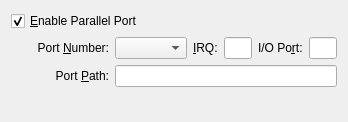
<ui version="4.0" >
 <comment>
 VBox frontends: Qt4 GUI ("VirtualBox"):

 Copyright (C) 2008 Sun Microsystems, Inc.

 This file is part of VirtualBox Open Source Edition (OSE), as
 available from http://www.virtualbox.org. This file is free software;
 you can redistribute it and/or modify it under the terms of the GNU
 General Public License (GPL) as published by the Free Software
 Foundation, in version 2 as it comes in the "COPYING" file of the
 VirtualBox OSE distribution. VirtualBox OSE is distributed in the
 hope that it will be useful, but WITHOUT ANY WARRANTY of any kind.

 Please contact Sun Microsystems, Inc., 4150 Network Circle, Santa
 Clara, CA 95054 USA or visit http://www.sun.com if you need
 additional information or have any questions.
 </comment>
 <class>VBoxVMSettingsParallel</class>
 <widget class="QWidget" name="VBoxVMSettingsParallel" >
  <property name="geometry" >
   <rect>
    <x>0</x>
    <y>0</y>
    <width>348</width>
    <height>122</height>
   </rect>
  </property>
  <layout class="QGridLayout" >
   <item row="0" column="0" colspan="2" >
    <widget class="QCheckBox" name="mGbParallel" >
     <property name="whatsThis" >
      <string>When checked, enables the given parallel port of the virtual machine.</string>
     </property>
     <property name="text" >
      <string>&amp;Enable Parallel Port</string>
     </property>
     <property name="checked" >
      <bool>true</bool>
     </property>
    </widget>
   </item>
   <item row="1" column="0" >
    <spacer>
     <property name="orientation" >
      <enum>Qt::Horizontal</enum>
     </property>
     <property name="sizeType" >
      <enum>QSizePolicy::Fixed</enum>
     </property>
     <property name="sizeHint" >
      <size>
       <width>20</width>
       <height>20</height>
      </size>
     </property>
    </spacer>
   </item>
   <item row="1" column="1" >
    <widget class="QWidget" native="1" name="mParallelChild" >
     <layout class="QGridLayout" >
      <property name="leftMargin" >
       <number>0</number>
      </property>
      <property name="topMargin" >
       <number>0</number>
      </property>
      <property name="rightMargin" >
       <number>0</number>
      </property>
      <property name="bottomMargin" >
       <number>0</number>
      </property>
      <item row="0" column="0" >
       <widget class="QLabel" name="mLbNumber" >
        <property name="text" >
         <string>Port &amp;Number:</string>
        </property>
        <property name="alignment" >
         <set>Qt::AlignRight|Qt::AlignTrailing|Qt::AlignVCenter</set>
        </property>
        <property name="buddy" >
         <cstring>mCbNumber</cstring>
        </property>
       </widget>
      </item>
      <item row="0" column="1" >
       <widget class="QComboBox" name="mCbNumber" >
        <property name="whatsThis" >
         <string>Displays the parallel port number. You can choose one of the standard parallel ports or select &lt;b>User-defined&lt;/b> and specify port parameters manually.</string>
        </property>
       </widget>
      </item>
      <item row="0" column="2" >
       <widget class="QLabel" name="mLbIRQ" >
        <property name="text" >
         <string>&amp;IRQ:</string>
        </property>
        <property name="buddy" >
         <cstring>mLeIRQ</cstring>
        </property>
       </widget>
      </item>
      <item row="0" column="3" >
       <widget class="QLineEdit" name="mLeIRQ" >
        <property name="sizePolicy" >
         <sizepolicy vsizetype="Fixed" hsizetype="Preferred" >
          <horstretch>0</horstretch>
          <verstretch>0</verstretch>
         </sizepolicy>
        </property>
        <property name="whatsThis" >
         <string>Displays the IRQ number of this parallel port. This should be a whole number between &lt;tt>0&lt;/tt> and &lt;tt>255&lt;/tt>. Values greater than &lt;tt>15&lt;/tt> may only be used if the &lt;b>IO APIC&lt;/b> setting is enabled for this virtual machine.</string>
        </property>
       </widget>
      </item>
      <item row="0" column="4" >
       <widget class="QLabel" name="mLbIOPort" >
        <property name="text" >
         <string>I/O Po&amp;rt:</string>
        </property>
        <property name="buddy" >
         <cstring>mLeIOPort</cstring>
        </property>
       </widget>
      </item>
      <item row="0" column="5" >
       <widget class="QLineEdit" name="mLeIOPort" >
        <property name="sizePolicy" >
         <sizepolicy vsizetype="Fixed" hsizetype="Preferred" >
          <horstretch>0</horstretch>
          <verstretch>0</verstretch>
         </sizepolicy>
        </property>
        <property name="whatsThis" >
         <string>Displays the base I/O port address of this parallel port. Valid values are integer numbers in range from &lt;tt>0&lt;/tt> to &lt;tt>0xFFFF&lt;/tt>.</string>
        </property>
       </widget>
      </item>
      <item row="1" column="0" >
       <widget class="QLabel" name="mLbPath" >
        <property name="text" >
         <string>Port &amp;Path:</string>
        </property>
        <property name="alignment" >
         <set>Qt::AlignRight|Qt::AlignTrailing|Qt::AlignVCenter</set>
        </property>
        <property name="buddy" >
         <cstring>mLePath</cstring>
        </property>
       </widget>
      </item>
      <item row="1" column="1" colspan="5" >
       <widget class="QLineEdit" name="mLePath" >
        <property name="whatsThis" >
         <string>Displays the host parallel device name.</string>
        </property>
       </widget>
      </item>
     </layout>
    </widget>
   </item>
   <item row="1" column="2" >
    <spacer>
     <property name="orientation" >
      <enum>Qt::Horizontal</enum>
     </property>
     <property name="sizeHint" >
      <size>
       <width>40</width>
       <height>20</height>
      </size>
     </property>
    </spacer>
   </item>
   <item row="2" column="1" >
    <spacer>
     <property name="orientation" >
      <enum>Qt::Vertical</enum>
     </property>
     <property name="sizeHint" >
      <size>
       <width>16</width>
       <height>21</height>
      </size>
     </property>
    </spacer>
   </item>
  </layout>
 </widget>
 <resources/>
 <connections>
  <connection>
   <sender>mGbParallel</sender>
   <signal>toggled(bool)</signal>
   <receiver>mParallelChild</receiver>
   <slot>setEnabled(bool)</slot>
   <hints>
    <hint type="sourcelabel" >
     <x>76</x>
     <y>20</y>
    </hint>
    <hint type="destinationlabel" >
     <x>285</x>
     <y>120</y>
    </hint>
   </hints>
  </connection>
 </connections>
</ui>
